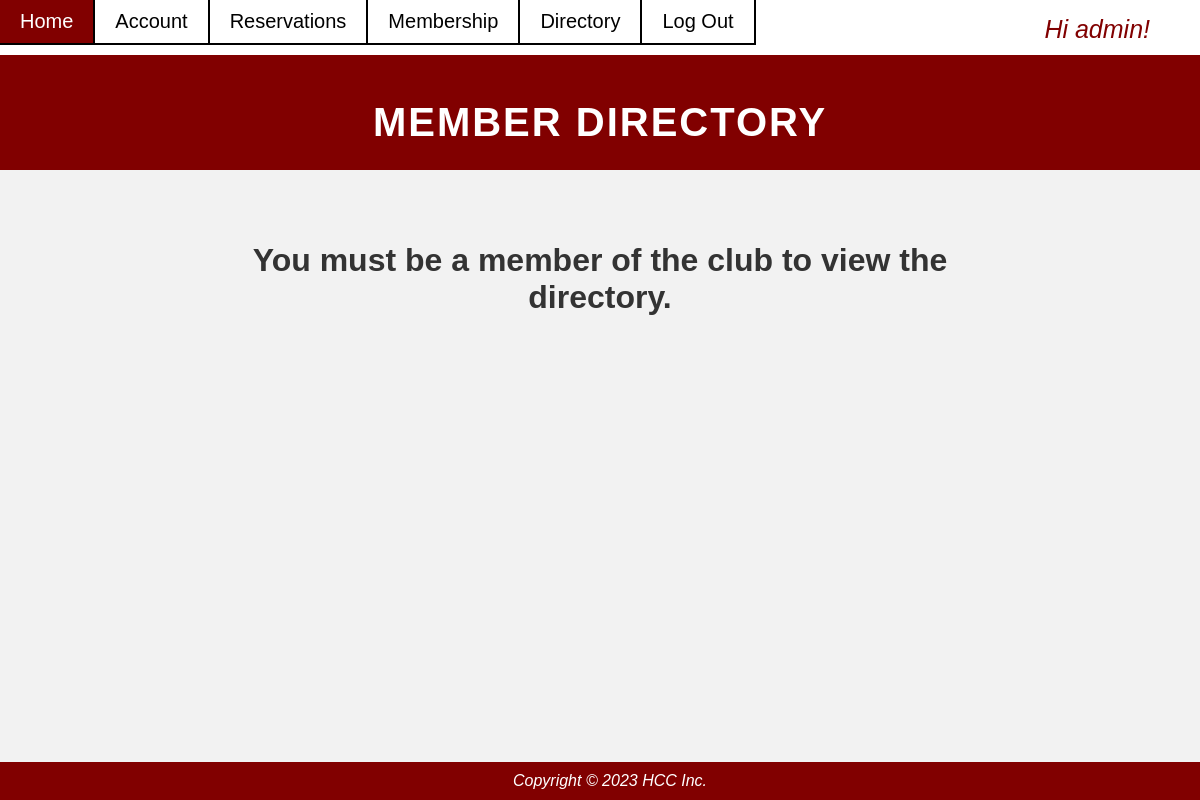
The app's page /directory/ (signed in), older data.
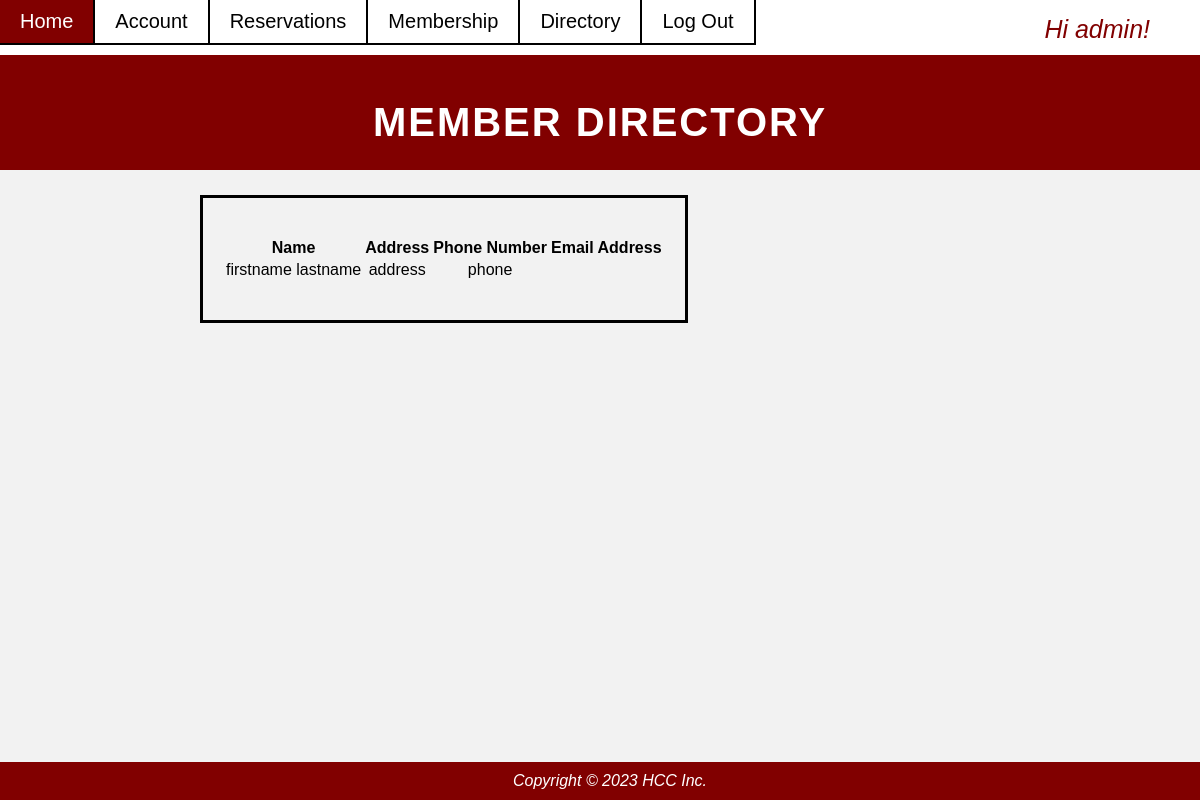
The same page, newer data.
### app/models.py (models this page shows, shortened)
class MemberProfile(models.Model):
    user = models.OneToOneField(User, on_delete=models.CASCADE) # Delete profile when user is deleted, this is username/password/email
    last_name = models.CharField(max_length=100, default="lastname")
    first_name = models.CharField(max_length=100, default="firstname")
    address = models.CharField(max_length=100, default="address")
    phone_number = models.CharField(max_length=100, default="phone")
    date_of_birth = models.DateField(max_length=100, default="dob")

### app/views.py (the view)
# urls.py: path("directory/", views.directory_page, name='directory'),
@login_required(login_url='signup')
def directory_page(request):
    template_name = 'directory.html'
    is_member = True
    try:
        profile = MemberProfile.objects.get(first_name = request.user.memberprofile.first_name)
    except MemberProfile.DoesNotExist:
        is_member = False
    profiles = MemberProfile.objects.all()
    context = {
        'profiles': profiles,
        'is_member': is_member,
    }
    return render(request, template_name, context)

### templates/directory.html (shortened to what this page needs)
{% extends "base.html" %}
{% block content %}
<!DOCTYPE html>
<html>
<head>
    <link rel="stylesheet" href="../static/css/style.css">
</head>
<body>
    {% if user.is_authenticated and is_member %}
	<header style="padding-top: 100px;">
		<h1>Member Directory</h1>
	</header>
	<main>
        <div class="accountbox">
		<section>
			<br>
            <table class="table">
            <thead>
                <tr>
                <th scope="col">Name</th>
                <th scope="col">Address</th>
                <th scope="col">Phone Number</th>
                <th scope="col">Email Address</th>
                </tr>
            </thead>
            <tbody>
                {%for profile in profiles%}
                <tr>
                <td>{{profile.first_name}} {{profile.last_name}}</td>
                <td>{{profile.address}}</td>
                <td>{{profile.phone_number}}</td>
                </tr>
                {%endfor%}
            </tbody>
            </table>
            <br>
		</section>
    </div>
	</main>
    {% elif user.is_authenticated and not is_member %}
    <header style="padding-top: 100px;">
		<h1>Member Directory</h1>
	</header>
    <main>
		<section style="text-align: center" ;>
			<h2>You must be a member of the club to view the directory.</h2>
		</section>
	</main>
    {% endif %}
	<footer>
		<p>Copyright © 2023 HCC Inc.</p>
	</footer>
</body>
</html>
{% endblock content %}

### templates/base.html (shortened to what this page needs)
<!DOCTYPE html>
<html>
<head>
</head>
<body>
  <ul class="navbar_list">
    <li class="navbar"><a href="{% url 'home' %}">Home</a></li>
    <li class="navbar"><a href="{% url 'account' %}">Account</a></li>
    <li class="navbar"><a href="{% url 'reservations' %}">Reservations</a></li>
    <li class="navbar"><a href="{% url 'membership' %}">Membership</a></li>
    <li class="navbar"><a href="{% url 'directory' %}">Directory</a></li>
  {% if user.is_authenticated %}
    <li class="navbar"><a href="{% url 'logout' %}">Log Out</a></li>
  {% else %}
    <li class="navbar"><a href="{% url 'login' %}">Log In</a></li>
    <li class="navbar"><a href="{% url 'signup' %}">Sign Up</a></li>
  {% endif %}
  </ul>
  {% block login %}
  {% if user.is_authenticated %}
  <p class="login_message">Hi {{user.username}}!</p>
  {% endif %}
  {% endblock %}
</html>
{% block content %} {% endblock content %}

### static/css/style.css (style rules this page uses)
body { margin: 0; padding: 0; font-family: Arial, sans-serif; background-color: #f2f2f2; }
header { background-color: #810000; color: #fff; padding: 25px; padding-top: 100px; text-align: center; }
h1 { margin: 0; font-size: 40px; letter-spacing: 2px; text-transform: uppercase; }
p { margin: 0; font-size: 18px; font-style: italic; }
main { padding: 25px; max-width: 800px; margin: 0 auto; display: flex; flex-wrap: wrap; }
ul { list-style: none; padding: 0; margin: 0; }
li { font-size: 20px; margin-bottom: 10px; }
footer { background-color: #810000; color: #fff; padding: 10px; text-align: center; position: fixed; left: 0; bottom: 0; width: 100%; }
footer p { margin: 0; font-size: 16px; }
section { background-color: #f2f2f2; padding: 10px; margin: 10px; flex: 1; min-width: 300px; }
.accountbox { border: 3px solid black; font-family: Arial; text-align: center; }

### templates/base.html (style rules this page uses)
.navbar_list { list-style-type: none; position: fixed; width: 100%; top: 0; margin: 0; padding: 0px; overflow: hidden; background-color: white; }
.navbar { font-family: Arial, sans-serif; float: left; border-right: 2px solid black; border-bottom: 2px solid black; }
.navbar a { display: block; color: black; font-size: 20px; text-align: center; padding: 10px 20px; text-decoration: none; }
.login_message { position: absolute; top: 15px; right: 50px; font-family: Arial, sans-serif; font-size: 25px; text-align: center; color: #810000; }

Row changes from the older to the newer data that the page shows:
added MemberProfile: first_name "firstname", last_name "lastname", address "address", phone_number "phone"
Text that changed along with them:
text no longer shown: "You must be a member of the club to view the directory."
text now shown: "Name Address Phone Number Email Address"
